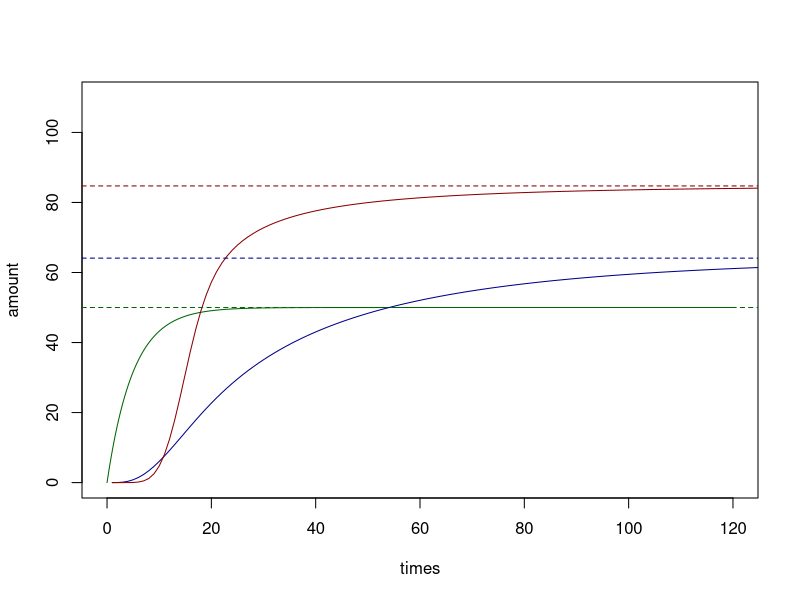
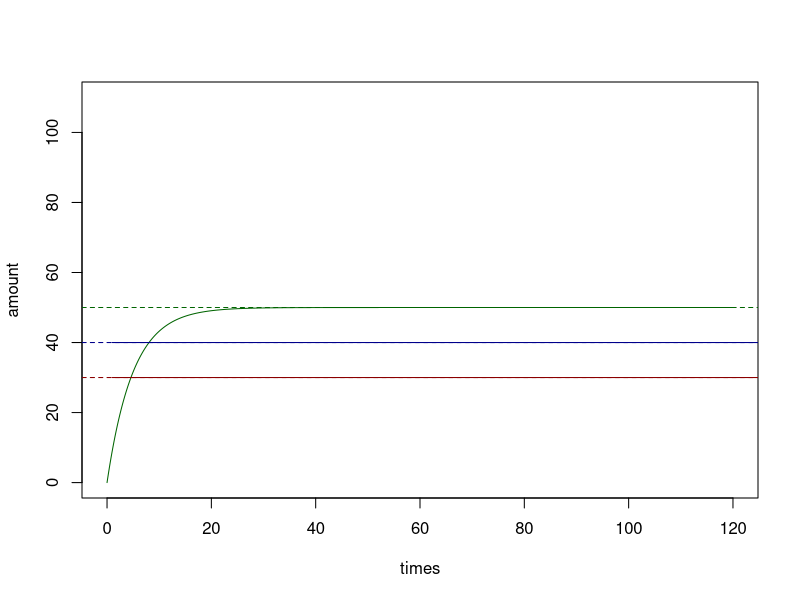

Recreate these plots in R, in order.
## ---- chunk 1
suppressWarnings(suppressMessages(library(gdata)))
suppressMessages(suppressMessages(library(tibble)))
## ---- chunk 2
# define MAPK model
dE1 <- function(...) {
  0
}

dPRaf <- function(raf_activate, PRaf, E1, raf_deactivate, TRaf = 100, ...) {
  raf_activate * (TRaf-PRaf) * E1 - raf_deactivate * PRaf
}

dPPMek <- function(mek_activate, mek_deactivate, PRaf, PPMek, TMek = 100, ...) {
  (mek_activate ^ 2) * (PRaf ^ 2) * (TMek - PPMek) / mek_deactivate -       mek_activate * PRaf * PPMek -
    mek_deactivate * PPMek
}

dPPErk <- function(erk_activate, erk_deactivate, PPMek, PPErk, TErk = 100, ...) {
  (erk_activate ^ 2) * (PPMek ^ 2) * (TErk - PPErk) / erk_deactivate -      erk_activate * PPMek * PPErk -
    erk_deactivate * PPErk
}

# define initial rates
rates <- list(
  raf_activate = 0.1,
  raf_deactivate = 0.1,
  mek_activate = 0.1,
  mek_deactivate = 2.0,
  erk_activate = 0.1,
  erk_deactivate = 1.0
)

# so I guess we don't need Raf, Mek, PMek, Erk and PErk values!
initial_states <- list(
  E1 = 1,
  PRaf = 0,
  PPMek = 0,
  PPErk = 0
)

times <- seq(0, 120, by = .1)
## ---- chunk 3

meta_model <- function(list_of_models, list_of_ds, rates, states, interventions = NULL) {
  innerRates <- rates
  innerStates <- states
  innerIntervention <- interventions
      
  # update states with interventions 
  if(!is.null(interventions)) {
    for(int in names(interventions)){
      innerStates[[int]] <- interventions[[int]]
    }
  }
  
  print(innerStates)
  
  transition_function <- function(t, states = innerStates, rates = innerRates, interventions = innerIntervention) {
  # check that list_of_models and list_of_ds are of the same length
  # throw an error if otherwise
    if (length(list_of_models) != length(list_of_ds)) 
      stop("Number of functions do not match nubmer of deltas. Check your input.") 
    
    # update states with interventions 
    if(!is.null(interventions)) {
      for(int in names(interventions)){
        states[[int]] <- interventions[[int]]
      }
    }
    
    # calculate original d
    result <- list()
    var <- as.list(c(rates, states))
    for (i in list_of_models) {
      result <- c(result, (do.call(i, var)))
    }
    
    result <- structure(result, names=list_of_ds)
    
    # update intervention
    for (elem in names(interventions)) {
      result[[paste0("d", elem)]] <- 0
    }
    
    list(unlist(result))  
  }
  
  
  attr(transition_function, 'rates') <- as.list(rates)
  attr(transition_function, 'states') <- as.list(states)
  attr(transition_function, 'interventions') <- as.list(interventions)
  print(innerStates)
  return(transition_function)
}
## ---- chunk 4
ode_sim_meta_model <- function(meta_model_object, initial_states, times, interventions = NULL) {
  # interventions <- attr(meta_model_object, "interventions")
  # update states with interventions 
  if(!is.null(interventions)) {
    for(int in names(interventions)){
      initial_states[[int]] <- interventions[[int]]
    }
  }
  initial_states <- structure(as.numeric(initial_states), names = names(initial_states))
  print(initial_states)
  rates <- attr(meta_model_object, 'rates')
  rates <- structure(as.numeric(rates), names = names(rates))
  rates <- as.list(rates)
  as_tibble(
    as.data.frame(
      deSolve::ode(
        y = initial_states,
        times = times,
        func = meta_model_object,
        parms = rates
      )
    )
  )
}
## ---- chunk 5
#before intervention
test_bi <- meta_model(c(dE1, dPRaf, dPPMek, dPPErk), c("dE1", "dPRaf", "dPPMek", "dPPErk"), rates, initial_states)
test_bi()
ode_out_meta_model_bi <- ode_sim_meta_model(test_bi, initial_states, times)

#after intervention
test_ai <- meta_model(c(dE1, dPRaf, dPPMek, dPPErk), c("dE1", "dPRaf", "dPPMek", "dPPErk"), rates, initial_states, interventions = list(PPMek = 40, PPErk = 30))
test_ai()
ode_out_meta_model_ai <- ode_sim_meta_model(test_ai, initial_states, times, interventions = list(PPMek = 40, PPErk = 30))
## ---- chunk 6
library(gdata)

# need to modify for interventions: in case of intervention, do not calculate the equilibrium value? 
mapk_ode_equilM <- function(states, rates, TRaf, TMek, TErk, interventions = NULL) {
  innerState <- states
  innerRate <- rates
  transition_f <- function(states = innerState, rates = innerRate) {

    with(as.list(c(states, rates)), {
      w3 <- raf_activate/raf_deactivate
      w2 <- mek_activate/mek_deactivate
      w1 <- erk_activate/erk_deactivate
      
      t3 <- TRaf
      t2 <- TMek
      t1 <- TErk
      
      if(!is.null(interventions$PRaf)) {
        k3 <- interventions$PRaf
      } else {
        u3 <- w3 * E1
        k3 <- t3 * (u3/(1+u3))      
      }
      
      if(!is.null(interventions$PPMek)) {
        k2 <- interventions$PPMek
      } else {
        u2 <- w2 * k3
        k2 <- t2 * ((u2^2)/(1 + u2 + u2^2))
      }
  
      if(!is.null(interventions$PPErk)) {
        k1 <- interventions$PPErk
      } else {
        u1 <- w1 * k2
        k1 <- t3 * ((u1^2)/(1 + u1 + u1^2))      
      }
  
      list(k3,k2,k1)
      
      })
    }
  return(transition_f)
  
}

intervention <- list(PPErk = 30)
# do(equil(M,X=x))
mapk_ode_equilM(states = initial_states, rates, TRaf = 100, TMek = 100, TErk = 100, intervention)()

# What is equil(do(M,X=x))? I think do(M,X=x) is test_ai. Is it right?
## ---- chunk 7
g1 <- function(a) a / (1 + a )
g2 <- function(a) a^2 / (1 + a + a^2)

TRaf = 100
TMek = 100
TErk = 100

E1 <- initial_states$E1
Raf <- TRaf * g1(E1 * rates$raf_activate / rates$raf_deactivate)
Mek <- TMek * g2(Raf * rates$mek_activate / rates$mek_deactivate)
Erk <- TErk * g2(Mek * rates$erk_activate / rates$erk_deactivate)

steady_states <- list(Raf=Raf, Mek=Mek, Erk=Erk)
## ---- chunk 8
{plot(times, ode_out_meta_model_bi$PRaf, type='l', col='darkgreen', ylim=c(0, 110), ylab = 'amount')
lines(ode_out_meta_model_bi$PPMek, type='l', col='darkblue', ylim=c(0, 110))
lines(ode_out_meta_model_bi$PPErk, type='l', col='darkred', ylim=c(0, 110))
abline(h = Raf, col='darkgreen', lty=2)
abline(h = Mek, col='darkblue', lty=2)
abline(h = Erk, col='darkred', lty=2)}
## ---- chunk 9
# calculate do(equil(M, X = x))

do_equil_M_PPMek <- mapk_ode_equilM(states = initial_states, rates, TRaf = 100, TMek = 100, TErk = 100, list(PPMek = 40, PPErk = 30))()


{plot(times, ode_out_meta_model_ai$PRaf, type='l', col='darkgreen', ylim=c(0, 110), ylab = 'amount')
lines(ode_out_meta_model_ai$PPMek, type='l', col='darkblue', ylim=c(0, 110))
lines(ode_out_meta_model_ai$PPErk, type='l', col='darkred', ylim=c(0, 110))
abline(h = do_equil_M_PPMek[[1]], col='darkgreen', lty=2)
abline(h = do_equil_M_PPMek[[2]], col='darkblue', lty=2)
abline(h = do_equil_M_PPMek[[3]], col='darkred', lty=2)
}
